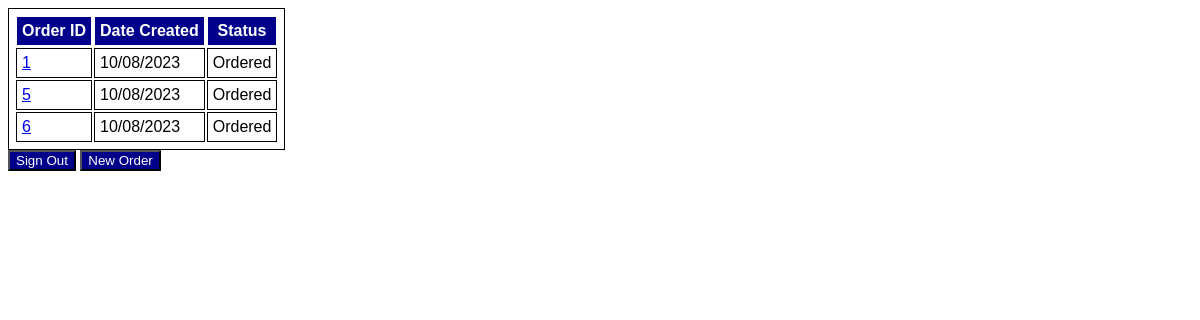
Page /user_orders (signed in) on the committed database.
### app/models.py (models this page shows)
class Order(db.Model):
    __tablename__ = 'orders'
    id = db.Column(db.String, primary_key=True)
    user_id = db.Column(db.String, db.ForeignKey("users.id"))
    number = db.Column(db.String, unique=True)
    title = db.Column(db.String)
    phone_number = db.Column(db.String)
    order_date = db.Column(db.String)
    status = db.Column(db.String)
    items = db.Column(ScalarListType())
    quantities = db.Column(ScalarListType())

### app/routes.py (the view)
@app.route('/user_orders')
@login_required
def user_orders():
    return render_template("user_orders.html", user=current_user, orders=current_user.orders)

### app/__init__.py (called while the page is built)
@login_manager.user_loader
def load_user(id):
    try:
        return db.session.query(User).filter(User.id==id).one()
    except:
        return None

### templates/user_orders.html (shortened to what this page needs)
{% extends 'base.html' %}
{% block main %}
<table>
    <tr>
        <th> Order ID </th>
        <th> Date Created </th>
        <th> Status </th>
    </tr>
    {% for order in orders %}
        <tr>
            <td><a href={{ url_for('view_order',order_id=order.id) }}> {{order.id}} </a></td>
            <td class="text"> {{ order.order_date }}</td>
            <td class="text"> {{ order.status }}</td>
        </tr>
    {% endfor %}
</table>
<button type="button" class="button" onclick=simple_action("{{ url_for('index') }}")>Sign Out</button>
<button type="button" class="button" onclick=simple_action("{{ url_for('create_order') }}")>New Order</button>
{% endblock %}

### static/style.css (style rules this page uses)
body { font-family: Arial, Helvetica, sans-serif; font-size: medium; }
table, th, td { border: 1px solid; padding: 5px }
th { background-color: darkblue; color: white }
.button { background-color: darkblue; color: white; }

### rows in the picture
Order: id "1", order_date "10/08/2023", status "Ordered"
Order: id "5", order_date "10/08/2023", status "Ordered"
Order: id "6", order_date "10/08/2023", status "Ordered"
